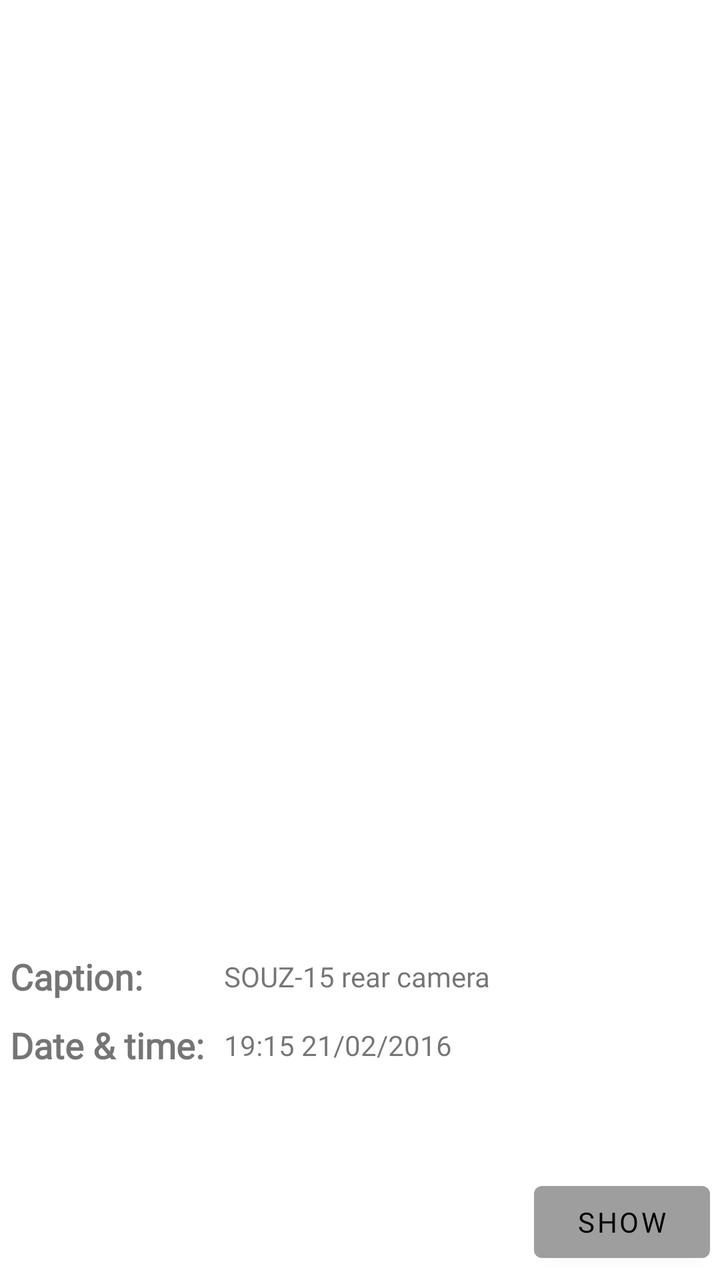
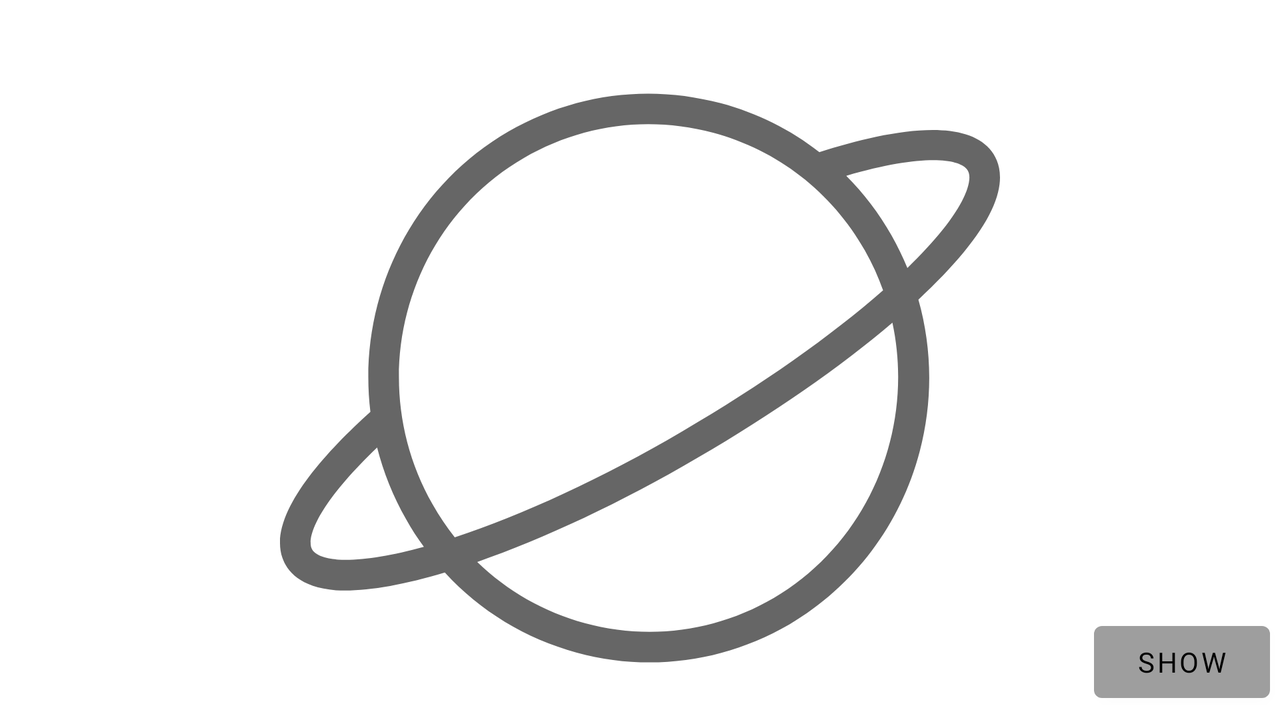

Compare how this app lays out the same screen by default and in its alternative resource folder. The renders come first, then the two layout files and the values they reference.
<!-- AndroidManifest.xml: application theme Theme.Nasa.Custom -->
<!-- res/layout/fragment_nasa_epic_page_start.xml -->
<?xml version="1.0" encoding="utf-8"?>
<androidx.constraintlayout.motion.widget.MotionLayout
    xmlns:android="http://schemas.android.com/apk/res/android"
    xmlns:app="http://schemas.android.com/apk/res-auto"
    xmlns:tools="http://schemas.android.com/tools"
    android:id="@+id/nasa_epic_motion_layout"
    android:layout_width="match_parent"
    android:layout_height="match_parent"
    app:layoutDescription="@xml/fragment_nasa_epic_page_start_scene">

    <com.google.android.material.progressindicator.LinearProgressIndicator
        android:id="@+id/nasa_epic_progress_indicator"
        style="@style/Widget.MaterialComponents.LinearProgressIndicator"
        android:layout_width="match_parent"
        android:layout_height="wrap_content"
        android:contentDescription="@string/nasa_apod_progress_content_description"
        android:indeterminate="true"
        android:visibility="invisible"
        android:layout_marginTop="@dimen/nasa_epic_margin"
        android:layout_marginBottom="@dimen/nasa_epic_margin"
        app:layout_constraintTop_toTopOf="parent"
        app:layout_constraintStart_toStartOf="parent"
        app:layout_constraintEnd_toEndOf="parent"/>

    <ImageView
        android:id="@+id/nasa_epic_image_view"
        android:layout_width="match_parent"
        android:layout_height="wrap_content"
        android:contentDescription="@string/nasa_epic_image_content_description"
        app:layout_constraintEnd_toEndOf="parent"
        app:layout_constraintStart_toStartOf="parent"
        app:layout_constraintTop_toBottomOf="@+id/nasa_epic_progress_indicator"
        tools:srcCompat="@drawable/ic_nasa_apod" />

    <TextView
        android:id="@+id/nasa_epic_label_caption"
        android:layout_width="wrap_content"
        android:layout_height="wrap_content"
        android:layout_marginStart="@dimen/nasa_epic_margin"
        android:layout_marginTop="@dimen/nasa_epic_margin"
        android:layout_marginBottom="@dimen/nasa_epic_margin"
        android:text="@string/nasa_epic_label_caption"
        android:textSize="@dimen/nasa_epic_label_size"
        android:textStyle="bold"
        app:layout_constraintBottom_toTopOf="@+id/barrier_horizontal_1"
        app:layout_constraintStart_toStartOf="parent"
        app:layout_constraintTop_toBottomOf="@+id/nasa_epic_image_view" />

    <TextView
        android:id="@+id/nasa_epic_label_time"
        android:layout_width="wrap_content"
        android:layout_height="wrap_content"
        android:layout_marginStart="@dimen/nasa_epic_margin"
        android:layout_marginTop="@dimen/nasa_epic_margin"
        android:layout_marginBottom="@dimen/nasa_epic_margin"
        android:text="@string/nasa_epic_label_date_time"
        android:textSize="@dimen/nasa_epic_label_size"
        android:textStyle="bold"
        app:layout_constraintBottom_toTopOf="@id/barrier_horizontal_2"
        app:layout_constraintStart_toStartOf="parent"
        app:layout_constraintTop_toBottomOf="@+id/barrier_horizontal_1" />

    <androidx.constraintlayout.widget.Barrier
        android:id="@+id/barrier_vertical"
        android:layout_width="wrap_content"
        android:layout_height="wrap_content"
        app:barrierDirection="end"
        app:barrierMargin="@dimen/nasa_epic_margin"
        app:constraint_referenced_ids="nasa_epic_label_time,nasa_epic_label_caption"
        tools:layout_editor_absoluteX="@dimen/nasa_epic_margin" />

    <TextView
        android:id="@+id/nasa_epic_text_caption"
        android:layout_width="0dp"
        android:layout_height="wrap_content"
        android:layout_marginStart="@dimen/nasa_epic_margin"
        android:layout_marginTop="@dimen/nasa_epic_margin"
        android:layout_marginEnd="@dimen/nasa_epic_margin"
        android:layout_marginBottom="@dimen/nasa_epic_margin"
        app:layout_constraintBottom_toTopOf="@+id/barrier_horizontal_1"
        app:layout_constraintEnd_toEndOf="parent"
        app:layout_constraintStart_toStartOf="@+id/barrier_vertical"
        app:layout_constraintTop_toBottomOf="@+id/nasa_epic_image_view"
        tools:text="SOUZ-15 rear camera" />

    <TextView
        android:id="@+id/nasa_epic_text_time"
        android:layout_width="0dp"
        android:layout_height="wrap_content"
        android:layout_marginStart="@dimen/nasa_epic_margin"
        android:layout_marginTop="@dimen/nasa_epic_margin"
        android:layout_marginEnd="@dimen/nasa_epic_margin"
        android:layout_marginBottom="@dimen/nasa_epic_margin"
        app:layout_constraintBottom_toTopOf="@+id/barrier_horizontal_2"
        app:layout_constraintEnd_toEndOf="parent"
        app:layout_constraintStart_toStartOf="@+id/barrier_vertical"
        app:layout_constraintTop_toBottomOf="@+id/barrier_horizontal_1"
        tools:text="19:15 21/02/2016" />

    <androidx.constraintlayout.widget.Barrier
        android:id="@+id/barrier_horizontal_1"
        android:layout_width="wrap_content"
        android:layout_height="wrap_content"
        app:barrierDirection="bottom"
        app:constraint_referenced_ids="nasa_epic_text_caption,nasa_epic_label_caption"
        tools:layout_editor_absoluteY="476dp" />

    <androidx.constraintlayout.widget.Barrier
        android:id="@+id/barrier_horizontal_2"
        android:layout_width="wrap_content"
        android:layout_height="wrap_content"
        app:barrierDirection="bottom"
        app:constraint_referenced_ids="nasa_epic_label_time,nasa_epic_text_time"
        tools:layout_editor_absoluteY="543dp" />

    <Button
        android:id="@+id/button"
        android:layout_width="wrap_content"
        android:layout_height="wrap_content"
        android:text="Show"
        android:layout_margin="@dimen/nasa_epic_margin"
        app:layout_constraintBottom_toBottomOf="parent"
        app:layout_constraintEnd_toEndOf="parent" />

</androidx.constraintlayout.motion.widget.MotionLayout>
<!-- resources referenced by this layout -->
<resources>
  <dimen name="nasa_epic_label_size">18sp</dimen>
  <dimen name="nasa_epic_margin">5dp</dimen>
  <!-- drawable ic_nasa_apod (drawable) -->
  <vector xmlns:android="http://schemas.android.com/apk/res/android"
      android:width="471.022dp"
      android:height="471.022dp"
      android:viewportWidth="471.022"
      android:viewportHeight="471.022"
      android:tint="?attr/colorControlNormal">
    <path
        android:fillColor="#FF000000"
        android:pathData="M464.237,85.568L464.237,85.568c-19.1,-21.6 -70.6,-10.9 -111.4,2.2c-18.9,-14.7 -40.7,-25.6 -64.5,-32c-47.2,-12.7 -96.5,-6.1 -138.9,18.5c-65.7,38.2 -99,111.6 -90.3,183.4c-31.5,28.4 -67,67.9 -57.6,95.4c3,8.7 11.4,19.4 35.1,21.3c0.1,0 0.1,0 0.2,0c1.8,0.1 3.7,0.2 5.7,0.2c17.3,0 39.7,-4.1 65.3,-11.8c23.1,25.2 52.8,43.3 86.3,52.4c15.8,4.3 31.8,6.4 47.7,6.4c31.7,0 63,-8.4 91.3,-24.8c42.5,-25.1 72.8,-65.4 85.4,-113.4c8.6,-32.9 8.2,-67 -0.9,-99.1c23.3,-21.7 40,-41.7 47.8,-58.4C475.337,104.868 470.237,92.368 464.237,85.568zM38.137,354.368c-5.8,-0.5 -15.7,-2.1 -17.6,-7.7c-3,-8.9 6.8,-31.1 43,-65.7c4.1,16.1 10.4,31.9 19,47c3.5,6.3 7.4,12.3 11.6,18C71.537,352.168 52.337,355.168 38.137,354.368zM99.837,318.168c-45.3,-79.6 -18.5,-181.2 59.7,-226.6c25.2,-14.6 53.1,-22.1 81.4,-22.1c14.1,0 28.3,1.9 42.3,5.6c42.3,11.4 77.6,38.7 99.4,77c4.8,8.5 8.8,17.2 11.9,26.1c-33.6,29.5 -79.6,62.1 -131.5,92.3c-51.7,30.4 -104.7,54.7 -148.7,69.3C109.037,332.968 104.137,325.768 99.837,318.168zM323.037,379.468c-37.8,22 -81.7,27.8 -123.6,16.4c-26.8,-7.3 -50.8,-21 -70.4,-40c43.6,-15.2 94.2,-38.8 144.2,-68.2c49.6,-28.9 93.6,-59.6 127.4,-88.4C415.437,268.268 385.937,342.168 323.037,379.468zM447.337,117.368L447.337,117.368c-6.1,13 -19,28.9 -36.9,46.2c-3,-7.3 -6.5,-14.4 -10.4,-21.4c-8.2,-14.4 -18.2,-27.5 -29.6,-38.9c48.2,-14.1 72.6,-11.6 78.8,-4.5C453.137,103.168 449.737,112.268 447.337,117.368z"/>
  </vector>
  <string name="nasa_apod_progress_content_description">Image loading is in the progress</string>
  <string name="nasa_epic_image_content_description">NASA EPIC image</string>
  <string name="nasa_epic_label_caption">Caption:</string>
  <string name="nasa_epic_label_date_time">Date &amp; time:</string>
  <style name="Theme.Nasa.Custom" parent="Theme.Nasa.System">
          <item name="colorPrimary">@color/colorPrimaryCustom</item>
          <item name="colorPrimaryDark">@color/colorPrimaryDarkCustom</item>
          <item name="colorPrimaryVariant">@color/colorPrimaryDarkCustom</item>
          <item name="colorOnPrimary">@color/colorOnPrimaryCustom</item>
          <item name="colorSecondary">@color/colorSecondaryCustom</item>
          <item name="colorSecondaryVariant">@color/colorSecondaryVariantCustom</item>
          <item name="colorOnSecondary">@color/colorOnSecondaryCustom</item>
          <item name="colorError">@color/colorErrorCustom</item>
          <item name="colorOnError">@color/colorOnErrorCustom</item>
          <item name="colorSurface">@color/colorSurfaceCustom</item>
          <item name="colorOnSurface">@color/colorOnSurfaceCustom</item>
          <item name="colorOnBackground">@color/colorOnBackgroundCustom</item>
          <item name="fontFamily">@font/glimmer</item>
          <item name="android:fontFamily">@font/glimmer</item>
      </style>
  <style name="Theme.Nasa.System" parent="Theme.MaterialComponents.DayNight.NoActionBar" />
  <color name="colorPrimaryCustom">#9e9e9e</color>
  <color name="colorPrimaryDarkCustom">#707070</color>
  <color name="colorOnPrimaryCustom">#000000</color>
  <color name="colorSecondaryCustom">#512da8</color>
  <color name="colorSecondaryVariantCustom">#8559da</color>
  <color name="colorOnSecondaryCustom">#e65100</color>
  <color name="colorErrorCustom">#B71C1C</color>
  <color name="colorOnErrorCustom">#311B92</color>
  <color name="colorSurfaceCustom">#876E61</color>
  <color name="colorOnSurfaceCustom">#4A148C</color>
  <color name="colorOnBackgroundCustom">#DDD4CF</color>
</resources>
<!-- res/layout-land/fragment_nasa_epic_page_start.xml (the repository's variant of the layout above) -->
<!-- drawn on the phone turned sideways -->
<?xml version="1.0" encoding="utf-8"?>
<androidx.constraintlayout.motion.widget.MotionLayout
    xmlns:android="http://schemas.android.com/apk/res/android"
    xmlns:app="http://schemas.android.com/apk/res-auto"
    android:id="@+id/nasa_epic_motion_layout"
    android:layout_width="match_parent"
    android:layout_height="match_parent" >

<com.google.android.material.progressindicator.LinearProgressIndicator
        android:id="@+id/nasa_epic_progress_indicator"
        style="@style/Widget.MaterialComponents.LinearProgressIndicator"
        android:layout_width="match_parent"
        android:layout_height="wrap_content"
        android:contentDescription="@string/nasa_apod_progress_content_description"
        android:indeterminate="true"
        android:visibility="invisible"
        android:layout_marginTop="@dimen/nasa_epic_margin"
        android:layout_marginBottom="@dimen/nasa_epic_margin"
        app:layout_constraintTop_toTopOf="parent"
        app:layout_constraintStart_toStartOf="parent"
        app:layout_constraintEnd_toEndOf="parent"/>

    <include
        layout="@layout/fragment_nasa_epic_page_include"
        android:layout_width="match_parent"
        android:layout_height="wrap_content"
        app:layout_constraintTop_toBottomOf="@id/nasa_epic_progress_indicator"
        app:layout_constraintStart_toStartOf="parent"
        app:layout_constraintEnd_toEndOf="parent"/>

    <Button
        android:id="@+id/button"
        android:layout_width="wrap_content"
        android:layout_height="wrap_content"
        android:text="Show"
        android:layout_margin="@dimen/nasa_epic_margin"
        app:layout_constraintBottom_toBottomOf="parent"
        app:layout_constraintEnd_toEndOf="parent" />

</androidx.constraintlayout.motion.widget.MotionLayout>
<!-- res/layout/fragment_nasa_epic_page_include.xml (included above) -->
<?xml version="1.0" encoding="utf-8"?>
<androidx.constraintlayout.widget.ConstraintLayout
    xmlns:android="http://schemas.android.com/apk/res/android"
    android:layout_width="match_parent"
    android:layout_height="match_parent"
    xmlns:tools="http://schemas.android.com/tools"
    xmlns:app="http://schemas.android.com/apk/res-auto">

    <ImageView
        android:id="@+id/nasa_epic_image_view"
        android:layout_width="match_parent"
        android:layout_height="wrap_content"
        android:contentDescription="@string/nasa_epic_image_content_description"
        app:layout_constraintEnd_toEndOf="parent"
        app:layout_constraintStart_toStartOf="parent"
        app:layout_constraintTop_toTopOf="parent"
        tools:srcCompat="@drawable/ic_nasa_apod" />

    <TextView
        android:id="@+id/nasa_epic_label_caption"
        android:layout_width="wrap_content"
        android:layout_height="wrap_content"
        android:layout_marginStart="@dimen/nasa_epic_margin"
        android:layout_marginTop="@dimen/nasa_epic_margin"
        android:layout_marginBottom="@dimen/nasa_epic_margin"
        android:text="@string/nasa_epic_label_caption"
        android:textSize="@dimen/nasa_epic_label_size"
        android:textStyle="bold"
        app:layout_constraintBottom_toTopOf="@+id/barrier_horizontal_1"
        app:layout_constraintStart_toStartOf="parent"
        app:layout_constraintTop_toBottomOf="@+id/nasa_epic_image_view" />

    <TextView
        android:id="@+id/nasa_epic_label_time"
        android:layout_width="wrap_content"
        android:layout_height="wrap_content"
        android:layout_marginStart="@dimen/nasa_epic_margin"
        android:layout_marginTop="@dimen/nasa_epic_margin"
        android:layout_marginBottom="@dimen/nasa_epic_margin"
        android:text="@string/nasa_epic_label_date_time"
        android:textSize="@dimen/nasa_epic_label_size"
        android:textStyle="bold"
        app:layout_constraintBottom_toTopOf="@id/barrier_horizontal_2"
        app:layout_constraintStart_toStartOf="parent"
        app:layout_constraintTop_toBottomOf="@+id/barrier_horizontal_1" />

    <androidx.constraintlayout.widget.Barrier
        android:id="@+id/barrier_vertical"
        android:layout_width="wrap_content"
        android:layout_height="wrap_content"
        app:barrierDirection="end"
        app:barrierMargin="@dimen/nasa_epic_margin"
        app:constraint_referenced_ids="nasa_epic_label_time,nasa_epic_label_caption"
        tools:layout_editor_absoluteX="@dimen/nasa_epic_margin" />

    <TextView
        android:id="@+id/nasa_epic_text_caption"
        android:layout_width="0dp"
        android:layout_height="wrap_content"
        android:layout_marginStart="@dimen/nasa_epic_margin"
        android:layout_marginTop="@dimen/nasa_epic_margin"
        android:layout_marginEnd="@dimen/nasa_epic_margin"
        android:layout_marginBottom="@dimen/nasa_epic_margin"
        app:layout_constraintBottom_toTopOf="@+id/barrier_horizontal_1"
        app:layout_constraintEnd_toEndOf="parent"
        app:layout_constraintStart_toStartOf="@+id/barrier_vertical"
        app:layout_constraintTop_toBottomOf="@+id/nasa_epic_image_view"
        tools:text="SOUZ-15 rear camera" />

    <TextView
        android:id="@+id/nasa_epic_text_time"
        android:layout_width="0dp"
        android:layout_height="wrap_content"
        android:layout_marginStart="@dimen/nasa_epic_margin"
        android:layout_marginTop="@dimen/nasa_epic_margin"
        android:layout_marginEnd="@dimen/nasa_epic_margin"
        android:layout_marginBottom="@dimen/nasa_epic_margin"
        app:layout_constraintBottom_toTopOf="@+id/barrier_horizontal_2"
        app:layout_constraintEnd_toEndOf="parent"
        app:layout_constraintStart_toStartOf="@+id/barrier_vertical"
        app:layout_constraintTop_toBottomOf="@+id/barrier_horizontal_1"
        tools:text="19:15 21/02/2016" />

    <androidx.constraintlayout.widget.Barrier
        android:id="@+id/barrier_horizontal_1"
        android:layout_width="wrap_content"
        android:layout_height="wrap_content"
        app:barrierDirection="bottom"
        app:constraint_referenced_ids="nasa_epic_text_caption,nasa_epic_label_caption"
        tools:layout_editor_absoluteY="476dp" />

    <androidx.constraintlayout.widget.Barrier
        android:id="@+id/barrier_horizontal_2"
        android:layout_width="wrap_content"
        android:layout_height="wrap_content"
        app:barrierDirection="bottom"
        app:constraint_referenced_ids="nasa_epic_label_time,nasa_epic_text_time"
        tools:layout_editor_absoluteY="543dp" />

</androidx.constraintlayout.widget.ConstraintLayout>
